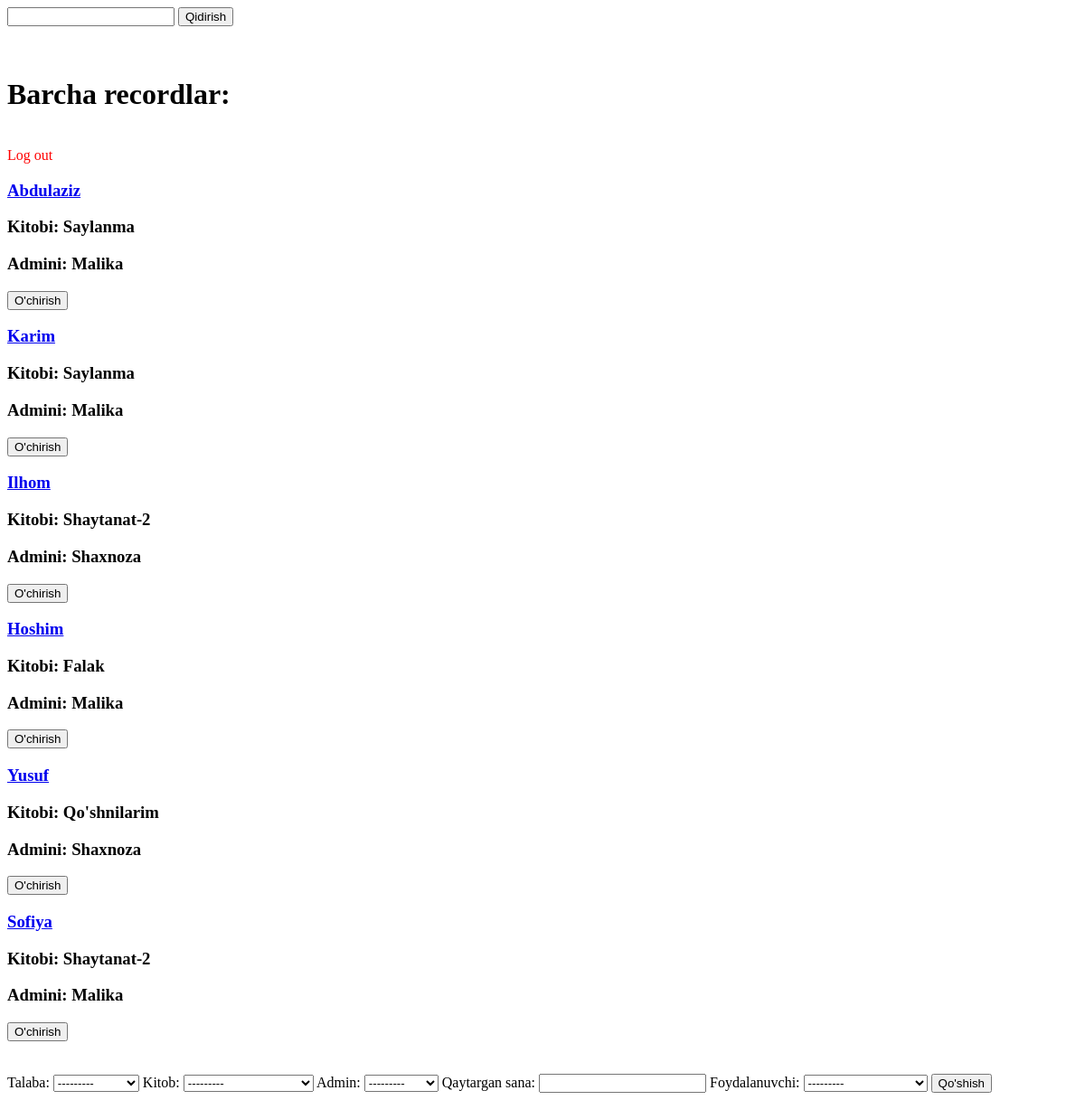
Before: /recordlar/ (signed in) with the older database file.
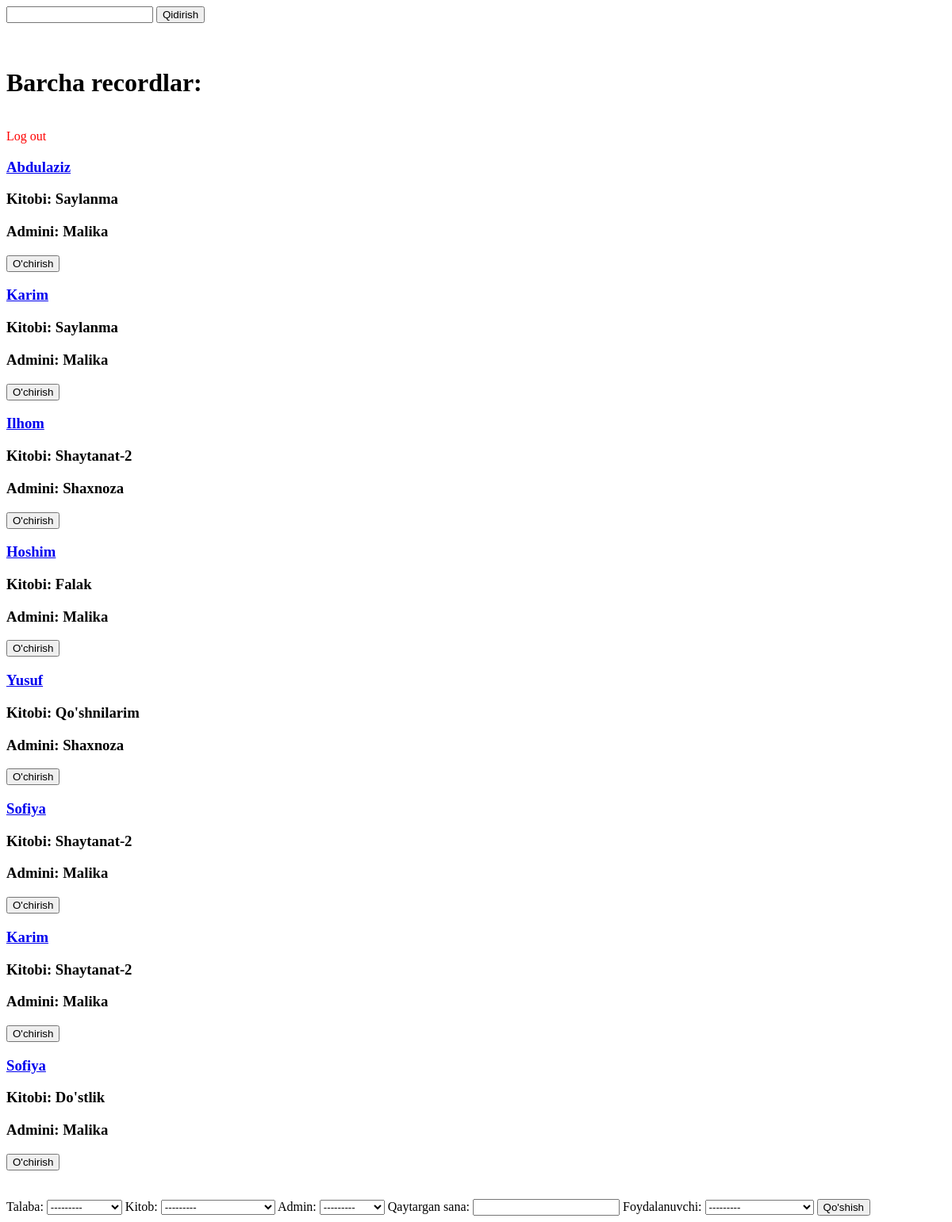
After: the same page with the newer database file.
### asosiy/models.py (models this page shows, shortened)
class Record(models.Model):
    talaba = models.ForeignKey(Talaba,on_delete=models.CASCADE)
    kitob = models.ForeignKey(Kitob, on_delete=models.CASCADE)
    admin= models.ForeignKey(Admin, on_delete=models.CASCADE)
    olingan_sana = models.DateField(auto_now_add=True)
    qaytargan_sana = models.DateField(null=True, blank=True)
    foydalanuvchi = models.ForeignKey(User, on_delete=models.CASCADE, null=True)

class Talaba(models.Model):
    ism = models.CharField(max_length=50)
    kitob_soni = models.SmallIntegerField(null=True)
    kurs = models.SmallIntegerField()
    user = models.OneToOneField(User, on_delete=models.CASCADE, null=True)
    def __str__(self):
        return self.ism

class Kitob(models.Model):
    nom = models.CharField(max_length=50)
    muallif = models.ForeignKey(Muallif,on_delete=models.CASCADE)
    sahifa= models.SmallIntegerField()
    janr = models.CharField(max_length=50)
    def __str__(self):
        return self.nom

class Admin(models.Model):
    ish_vaqti_tanlov = [
        ("8:00 dan 12:00 gacha","8:00 dan 12:00 gacha"),
        ("12:00 dan 17:00 gacha","12:00 dan 17:00 gacha")
    ]
    Admin_ismi_tanlov = [
        ("Madina","Madina"),
        ("Malika","Malika")
    ]
    ism = models.CharField(max_length=50, choices=Admin_ismi_tanlov)
    ish_vaqti = models.CharField(max_length=50, choices=ish_vaqti_tanlov)
    def __str__(self):
        return self.ism

### asosiy/views.py (the view, shortened to what this page needs)
# urls.py: path('recordlar/',hamma_record),
def hamma_record(sorov):
    if sorov.user.is_authenticated:
        if sorov.method == 'POST':
            forma = RecordForm(sorov.POST)
            if forma.is_valid():
                forma.save()
            return redirect('/recordlar/')
        soz = sorov.GET.get('qidiruv')
        if soz == "" or soz is None:
            content = {
                "recordlar": Record.objects.all(),
                "student": Talaba.objects.all(),
                "kitoblar" : Kitob.objects.all(),
                "adminlar": Admin.objects.all(),
                "forma": RecordForm()
            }
        return render(sorov, 'barcha_recordlar.html', content)
    return redirect('/')

### asosiy/forms.py
class RecordForm(forms.ModelForm):
    class Meta:
        model = Record
        fields = '__all__'

### templates/barcha_recordlar.html (shortened to what this page needs)
<!DOCTYPE html>
<html lang="en">
<head>
</head>
<body>
<form method="get">
     <input type="text" name="qidiruv">
     <button>Qidirish</button>
  </form>
  <br>
  <br>
  <h1> Barcha recordlar:</h1>
  <br>
   <a href="/logout/" style="text-decoration: none; color: red;">
        Log out
    </a>
  <br>
  {% for record in recordlar %}
  <h3> <a href="/record_ozgartir/{{record.id}}/">{{record.talaba.ism}}</a ></h3>
  <h3> Kitobi: {{record.kitob.nom}}</h3>
   <h3> Admini: {{record.admin.ism}}</h3>
   <a href = "/vazifa3/{{record.id}}/"><button> O'chirish </button></a>
  <br>
  {% endfor %}
    <br>
    <br>
    <form method="post">{% csrf_token %}
        {{forma}}
        <button type="submit">Qo'shish</button>
    </form>
</body>
</html>

Changed rows visible on the page:
added Record: talaba.ism "Karim", kitob.nom "Shaytanat-2", admin.ism "Malika"
added Record: talaba.ism "Sofiya", kitob.nom "Do'stlik", admin.ism "Malika"
